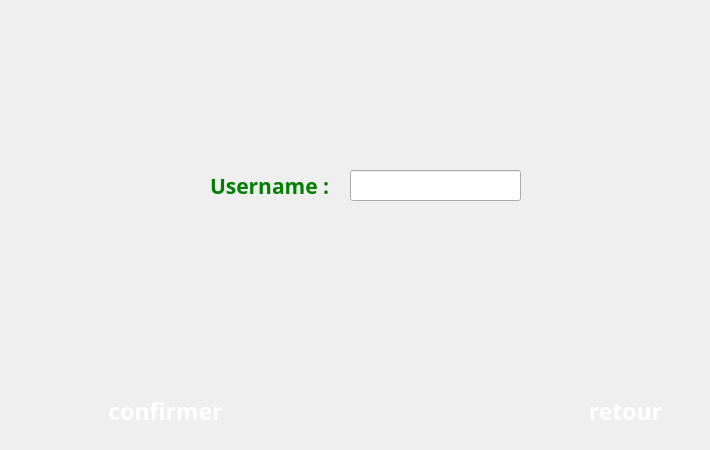
    <widget class="QWidget" name="page_11">
     <widget class="QPushButton" name="pushButton_37">
      <property name="geometry">
       <rect>
        <x>550</x>
        <y>380</y>
        <width>151</width>
        <height>61</height>
       </rect>
      </property>
      <property name="font">
       <font>
        <family>MV Boli</family>
        <pointsize>17</pointsize>
        <weight>75</weight>
        <bold>true</bold>
       </font>
      </property>
      <property name="styleSheet">
       <string notr="true">color:white;</string>
      </property>
      <property name="text">
       <string>retour</string>
      </property>
      <property name="icon">
       <iconset resource="resources.qrc">
        <normaloff>:/img/resources/cancel.png</normaloff>:/img/resources/cancel.png</iconset>
      </property>
      <property name="iconSize">
       <size>
        <width>25</width>
        <height>25</height>
       </size>
      </property>
      <property name="flat">
       <bool>true</bool>
      </property>
     </widget>
     <widget class="QPushButton" name="pushButton_38">
      <property name="geometry">
       <rect>
        <x>90</x>
        <y>380</y>
        <width>151</width>
        <height>61</height>
       </rect>
      </property>
      <property name="font">
       <font>
        <family>MV Boli</family>
        <pointsize>17</pointsize>
        <weight>75</weight>
        <bold>true</bold>
       </font>
      </property>
      <property name="styleSheet">
       <string notr="true">color:white;</string>
      </property>
      <property name="text">
       <string>confirmer</string>
      </property>
      <property name="icon">
       <iconset resource="resources.qrc">
        <normaloff>:/img/resources/yes.png</normaloff>:/img/resources/yes.png</iconset>
      </property>
      <property name="iconSize">
       <size>
        <width>25</width>
        <height>25</height>
       </size>
      </property>
      <property name="flat">
       <bool>true</bool>
      </property>
     </widget>
     <widget class="QLabel" name="label_19">
      <property name="geometry">
       <rect>
        <x>210</x>
        <y>170</y>
        <width>121</width>
        <height>31</height>
       </rect>
      </property>
      <property name="font">
       <font>
        <family>MV Boli</family>
        <pointsize>16</pointsize>
        <weight>75</weight>
        <bold>true</bold>
       </font>
      </property>
      <property name="styleSheet">
       <string notr="true">color:green;</string>
      </property>
      <property name="text">
       <string>Username :</string>
      </property>
     </widget>
     <widget class="QLineEdit" name="username_7">
      <property name="geometry">
       <rect>
        <x>350</x>
        <y>170</y>
        <width>171</width>
        <height>31</height>
       </rect>
      </property>
     </widget>
    </widget>
